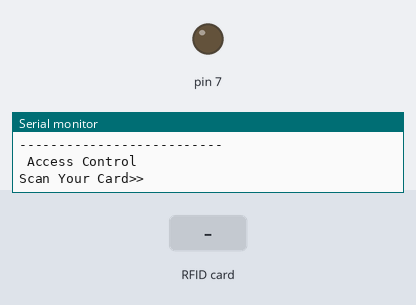
This sketch was run on a simulated Arduino Uno, built with avr-gcc and run on an emulated ATmega328P. On the bench: output pins drawn as LEDs (lit = HIGH), the last lines printed to the serial monitor. The test bench sets the inputs (shaded band). Pins used as bus, display or sensor lines are not drawn.

Above: at 1.2 s.
1.3 s: RFID card 39 E8 E4 2A held to the reader
At 1.7 s:
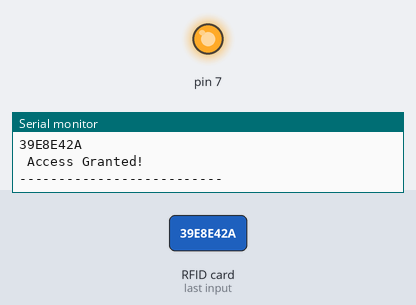
3.8 s: RFID card 5E 7A 19 C4 held to the reader
Timing chart, 0 to 6.8 s (numbered marks = the images above; inputs shaded):
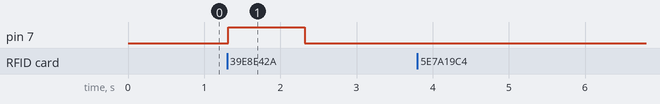

The sketch:

RFID.ino
```cpp
//MMMMMMMMMMMMMMMMMMMMMMMMMMMMMMMMMMMMMMMMMMMMMMMMMMMM
#include <SPI.h>
#include <MFRC522.h>
//MMMMMMMMMMMMMMMMMMMMMMMMMMMMMMMMMMMMMMMMMMMMMMMMMMMM
#define SS_PIN 10
#define RST_PIN 9
//MMMMMMMMMMMMMMMMMMMMMMMMMMMMMMMMMMMMMMMMMMMMMMMMMMMM
byte readCard[4];
String MasterTag = "39E8E42A";
String tagID = "";
//MMMMMMMMMMMMMMMMMMMMMMMMMMMMMMMMMMMMMMMMMMMMMMMMMMMM
// Create instances
MFRC522 mfrc522(SS_PIN, RST_PIN);
//MMMMMMMMMMMMMMMMMMMMMMMMMMMMMMMMMMMMMMMMMMMMMMMMMMMM


/**********************************************************************************************
 * setup() function
**********************************************************************************************/
void setup()
{
  pinMode(7,OUTPUT);
  digitalWrite(7,LOW);
  Serial.begin(9600);
  SPI.begin();

  mfrc522.PCD_Init();
  delay(4);
  //Show details of PCD - MFRC522 Card Reader
  mfrc522.PCD_DumpVersionToSerial();

  Serial.println("--------------------------");
  Serial.println(" Access Control ");
  Serial.println("Scan Your Card>>");

}


/**********************************************************************************************
 * loop() function
**********************************************************************************************/
void loop()
{
  //Wait until new tag is available
  while (getID()) {
    //MMMMMMMMMMMMMMMMMMMMMMMMMMMMMMMMMMMMMMMMMMMMMMMMMMMM
    Serial.println(tagID);
    if (tagID == MasterTag){
      Serial.println(" Access Granted!");
      Serial.println("--------------------------");
      digitalWrite(7,HIGH);
      delay(1000);
      digitalWrite(7,LOW);
    }
    delay(1000);
  }
}


/**********************************************************************************************
 * getID() function
 * Read new tag if available
**********************************************************************************************/
boolean getID()
{
  //MMMMMMMMMMMMMMMMMMMMMMMMMMMMMMMMMMMMMMMMMMMMMMMMMMMM
  // Getting ready for Reading PICCs
  //If a new PICC placed to RFID reader continue
  if ( ! mfrc522.PICC_IsNewCardPresent()) {
    return false;
  }
  //MMMMMMMMMMMMMMMMMMMMMMMMMMMMMMMMMMMMMMMMMMMMMMMMMMMM
  //Since a PICC placed get Serial and continue
  if ( ! mfrc522.PICC_ReadCardSerial()) {
  return false;
  }
  //MMMMMMMMMMMMMMMMMMMMMMMMMMMMMMMMMMMMMMMMMMMMMMMMMMMM
  tagID = "";
  // The MIFARE PICCs that we use have 4 byte UID
  for ( uint8_t i = 0; i < 4; i++) {
  //readCard[i] = mfrc522.uid.uidByte[i];
  // Adds the 4 bytes in a single String variable
  tagID.concat(String(mfrc522.uid.uidByte[i], HEX));
  }
  //MMMMMMMMMMMMMMMMMMMMMMMMMMMMMMMMMMMMMMMMMMMMMMMMMMMM
  tagID.toUpperCase();
  mfrc522.PICC_HaltA(); // Stop reading
  return true;
  //MMMMMMMMMMMMMMMMMMMMMMMMMMMMMMMMMMMMMMMMMMMMMMMMMMMM
}
```

Measured:
- after the input at 1.3 s, pin 7: LOW → HIGH at once, → LOW 1.0 s later
